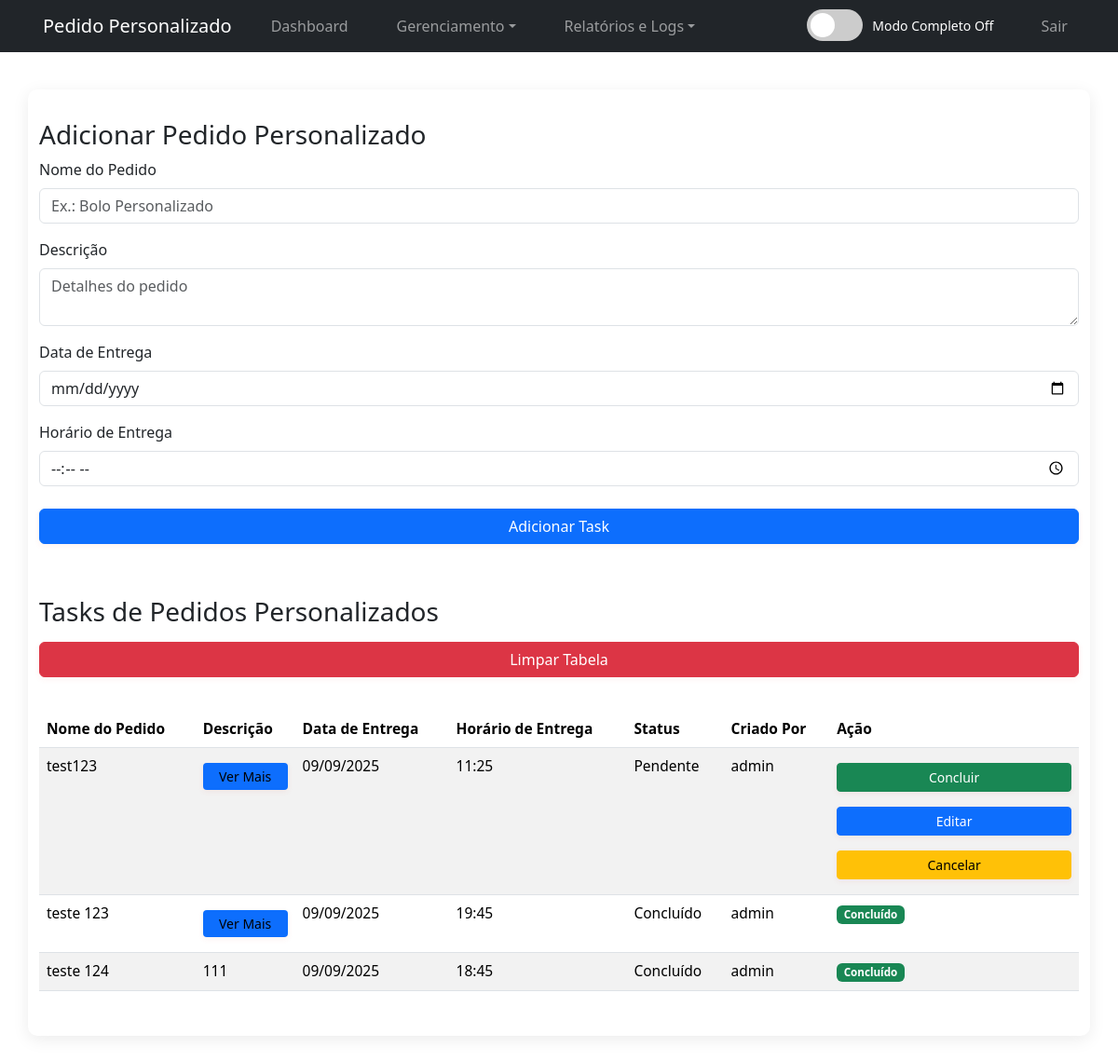
The page /pedido_personalizado.php (signed in) on the database its author committed.
### tables this page shows
CREATE TABLE `tasks` (
  `id` int(11) NOT NULL AUTO_INCREMENT,
  `nome_pedido` varchar(255) NOT NULL,
  `descricao` text DEFAULT NULL,
  `data_entrega` date DEFAULT NULL,
  `hora_entrega` time DEFAULT NULL,
  `status` enum('pendente','concluido') DEFAULT 'pendente',
  `criado_por` varchar(50) DEFAULT NULL,
  `criado_em` timestamp NOT NULL DEFAULT current_timestamp(),
  PRIMARY KEY (`id`)
);

### pedido_personalizado.php (the view, shortened to what this page needs)
<?php
require_once 'conexao.php';
$sql_tasks = "SELECT * FROM tasks ORDER BY criado_em DESC";
$resultado_tasks = $conexao->query($sql_tasks);
$tasks = [];
while ($row = $resultado_tasks->fetch_assoc()) {
    $tasks[] = $row;
}
?>
<!DOCTYPE html>
<html lang="pt-BR">
<head>
    <link rel="stylesheet" href="style.css">
    <link href="https://cdn.jsdelivr.net/npm/bootstrap@5.3.3/dist/css/bootstrap.min.css" rel="stylesheet">
</head>
<body>
    <?php include 'navbar.php'; ?>
    <div class="container">
        <h3>Adicionar Pedido Personalizado</h3>
        <form action="pedido_personalizado.php" method="post">
            <div class="mb-3">
                <label for="nome_pedido" class="form-label">Nome do Pedido</label>
                <input type="text" class="form-control" id="nome_pedido" name="nome_pedido" placeholder="Ex.: Bolo Personalizado" required>
            </div>
            <div class="mb-3">
                <label for="descricao" class="form-label">Descrição</label>
                <textarea class="form-control" id="descricao" name="descricao" placeholder="Detalhes do pedido"></textarea>
            </div>
            <div class="mb-3">
                <label for="data_entrega" class="form-label">Data de Entrega</label>
                <input type="date" class="form-control" id="data_entrega" name="data_entrega" required>
            </div>
            <div class="mb-3">
                <label for="hora_entrega" class="form-label">Horário de Entrega</label>
                <input type="time" class="form-control" id="hora_entrega" name="hora_entrega">
            </div>
            <button type="submit" name="adicionar" class="btn btn-primary">Adicionar Task</button>
        </form>
        <h3 class="mt-5">Tasks de Pedidos Personalizados</h3>
        <form action="pedido_personalizado.php" method="post" style="display:inline;">
            <button type="submit" name="limpar_tabela" class="btn btn-danger mb-3" onclick="return confirm('Tem certeza que deseja limpar todas as tasks?')">Limpar Tabela</button>
        </form>
        <?php if (empty($tasks)): ?>
            <p>Nenhuma task cadastrada ainda.</p>
        <?php else: ?>
            <table class="table table-striped">
                <thead>
                    <tr>
                        <th>Nome do Pedido</th>
                        <th>Descrição</th>
                        <th>Data de Entrega</th>
                        <th>Horário de Entrega</th>
                        <th>Status</th>
                        <th>Criado Por</th>
                        <th>Ação</th>
                    </tr>
                </thead>
                <tbody>
                    <?php foreach ($tasks as $task): ?>
                        <tr>
                            <td><?php echo htmlspecialchars($task['nome_pedido']); ?></td>
                            <td>
                                <?php
                                $descricao = $task['descricao'] ?? 'Sem descrição';
                                if (strlen($descricao) > 10) {
                                    echo '<button type="button" class="btn btn-info btn-sm" data-bs-toggle="modal" data-bs-target="#verMaisModal" data-descricao="' . htmlspecialchars($descricao) . '">Ver Mais</button>';
                                } else {
                                    echo htmlspecialchars($descricao);
                                }
                                ?>
                            </td>
                            <td><?php echo date('d/m/Y', strtotime($task['data_entrega'])); ?></td>
                            <td><?php echo $task['hora_entrega'] ? date('H:i', strtotime($task['hora_entrega'])) : 'Não informado'; ?></td>
                            <td><?php echo $task['status'] === 'pendente' ? 'Pendente' : 'Concluído'; ?></td>
                            <td><?php echo htmlspecialchars($task['criado_por']); ?></td>
                            <td>
                                <?php if ($task['status'] === 'pendente' && in_array($_SESSION['perfil'], ['gerente', 'admin'])): ?>
                                    <form action="pedido_personalizado.php" method="post" style="display:inline;">
                                        <button type="submit" name="concluir" class="btn btn-success btn-sm">Concluir</button>
                                    </form>
                                    <button type="button" class="btn btn-primary btn-sm" data-bs-toggle="modal" data-bs-target="#editarTaskModal"
                                        data-id="<?php echo $task['id']; ?>"
                                        data-nome="<?php echo htmlspecialchars($task['nome_pedido']); ?>"
                                        data-descricao="<?php echo htmlspecialchars($task['descricao'] ?? ''); ?>"
                                        data-data="<?php echo $task['data_entrega']; ?>"
                                        data-hora="<?php echo $task['hora_entrega'] ?? ''; ?>">
                                        Editar
                                    </button>
                                    <form action="pedido_personalizado.php" method="post" style="display:inline;">
                                        <button type="submit" name="cancelar" class="btn btn-warning btn-sm" onclick="return confirm('Tem certeza que deseja cancelar este pedido?')">Cancelar</button>
                                    </form>
                                <?php elseif ($task['status'] === 'cancelado'): ?>
                                    <span class="badge bg-warning text-dark">Cancelado</span>
                                <?php elseif ($task['status'] === 'concluido'): ?>
                                    <span class="badge bg-success">Concluído</span>
                                <?php endif; ?>
                            </td>
                        </tr>
                    <?php endforeach; ?>
                </tbody>
            </table>
        <?php endif; ?>
    </div>
</body>
</html>

### style.css (style rules this page uses)
* { margin: 0; padding: 0; box-sizing: border-box; }
body { font-family: 'Segoe UI', Arial, sans-serif; background-color: #f5f6fa; color: #333; line-height: 1.6; min-height: 100vh; }
.container { width: 90%; max-width: 950px; margin: 40px auto; background: #fff; padding: 32px 28px; box-shadow: 0 4px 18px rgba(0,0,0,0.08); border-radius: 10px; }
h2, h3 { color: #2c3e50; margin-bottom: 18px; font-weight: 600; }
h3 { font-size: 1.15rem; }
input, select, textarea, button { width: 100%; padding: 12px; margin: 10px 0; border-radius: 5px; border: 1px solid #ddd; font-size: 1rem; transition: border-color 0.3s; }
textarea { resize: vertical; min-height: 120px; }
button, .btn { background: #e74c3c; color: #fff; cursor: pointer; font-weight: bold; border: none; border-radius: 5px; padding: 10px 18px; margin: 8px 0; transition: background 0.3s, transform 0.2s; box-shadow: 0 2px 6px rgba(231,76,60,0.08); }
.btn-info { background: #0d6efd !important; border: none !important; }
table, .result-table, .items-table, .history-table { width: 100%; border-collapse: collapse; margin-top: 20px; font-size: 0.97rem; background: #fff; }
th, td { padding: 12px 15px; border: 1px solid #ddd; text-align: left; }
th { background: #2c3e50; color: #fff; font-weight: bold; }
tr:nth-child(even) { background: #f9f9f9; }

### rows shown on the page
tasks: nome_pedido "test123", data_entrega "09/09/2025", hora_entrega "11:25", status "Pendente", criado_por "admin"
tasks: nome_pedido "teste 123", data_entrega "09/09/2025", hora_entrega "19:45", status "Concluído", criado_por "admin"
tasks: nome_pedido "teste 124", descricao "111", data_entrega "09/09/2025", hora_entrega "18:45", status "Concluído", criado_por "admin"

### other values the page prints
$title "Pedido Personalizado"
